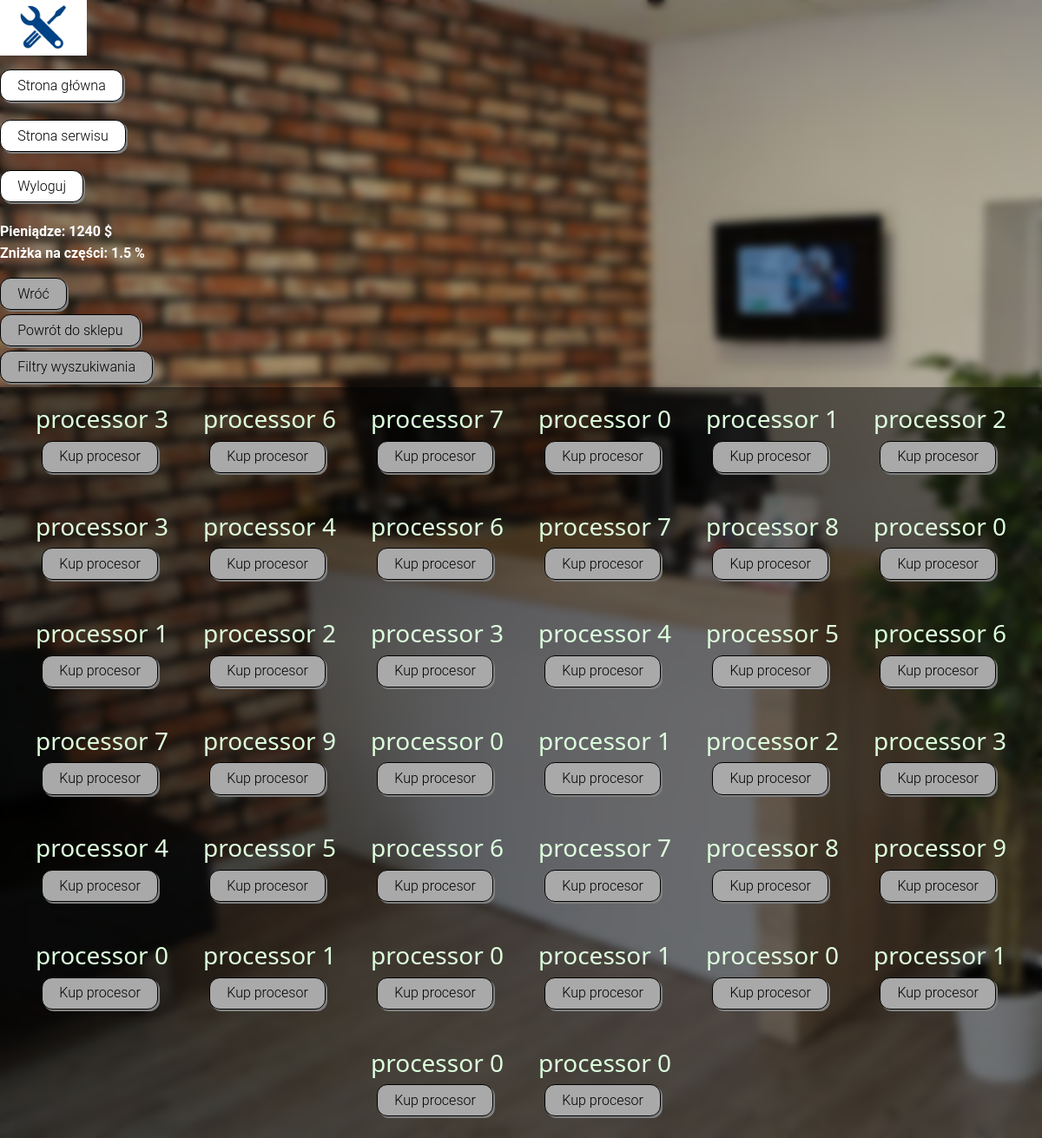
/game/shop/processors (signed in), run on the app's committed database.
### service_app/models.py (models this page shows)
class Processor(models.Model):
    name = models.CharField(max_length=64)
    socket = models.CharField(max_length=10, choices=SOCKET_CHOICES)
    cores = models.PositiveSmallIntegerField()
    threads = models.PositiveSmallIntegerField()
    watts = models.PositiveSmallIntegerField()
    ghz = models.FloatField(default=1.0)
    user = models.ForeignKey(User_auth, on_delete=models.CASCADE, null=True)
    price = models.FloatField(default=0)

### shop/views.py (the view, shortened to what this page needs)
# urls.py: path('processors', ProcessorsList.as_view()),
class ProcessorsList(LoginRequiredMixin, View):
    login_url = '/accounts/login/'
    def get(self, request):
        processors = Processor.objects.filter(user=None)
        wallet = Wallet.objects.get(user=request.user).money_amount
        level = Level.objects.get(user=request.user).discount * 100
        return render(request, 'shop_lists/shop_processors_list.html', {'processors': processors,
                                                                        'wallet': wallet,
                                                                        'discount': level})

### templates/shop_lists/shop_processors_list.html (shortened to what this page needs)
<!DOCTYPE html>
<html lang="en">
<head>
    {% load static %}
    <link href="https://cdn.jsdelivr.net/npm/bootstrap@5.1.2/dist/css/bootstrap.min.css" rel="stylesheet">
    <link rel="stylesheet" type=text/css href="{% static "game/service_style.css" %}">
</head>
<body>
{% include 'navbar_2.html' %}
<b>Pieniądze: {{ wallet }} $</b>
<p><b>Zniżka na części: {{ discount }} %</b></p>
<input type="button" value="Wróć" onclick="history.back()"><br>
<input type="button" value="Powrót do sklepu" onclick="location.href='/game/shop/'"><br>
<input type="button" data-bs-toggle="modal" value="Filtry wyszukiwania" data-bs-target="#popup">
<section>
    {% for processor in processors %}
        <article>
        <h3>{{ processor.name }}</h3>
        <input type="button" value="Kup procesor" onclick="location.href='/game/shop/processor_buy/{{ processor.pk }}';">
        </article>
    {% endfor %}
</section>
</body>
</html>

### templates/navbar_2.html
{% load static %}
<header id="navbar">
    <p><img src="{% static 'game/service_logo.jpg' %}" alt="service" id="logo"></p>
    <p><a href="/main/">Strona główna</a></p>
    <p><a href="/game/">Strona serwisu</a></p>
    <p><a href="accounts/logout/">Wyloguj</a></p>
</header>

### game/static/game/service_style.css (style rules this page uses)
a { display: inline-block; padding: 0.35em 1.2em; border: 1px solid black; margin: 0 0.3em 0.3em 0; border-radius: 12px; box-sizing: border-box; text-decoration: none; font-family: 'Roboto', sans-serif; font-weight: 300; color: black; text-align: center; box-shadow: 2px 2px gray; background-color: white; }
input[type='button'] { display: inline-block; padding: 0.35em 1.2em; border: 1px solid black; margin: 0 0.3em 0.3em 0; border-radius: 12px; box-sizing: border-box; text-decoration: none; font-family: 'Roboto', sans-serif; font-weight: 300; color: black; cursor: pointer; box-shadow: 2px 2px gray; background-color: darkgray; transition-duration: 0.4s; }
#navbar { width: 20%; }
section { display: flex; justify-content: center; flex-direction: row; flex-wrap: wrap; overflow: auto; color: #ddffdd; background-color: rgba(0, 0, 0, 0.5) }
article { margin: 20px; overflow: hidden; text-align: center; }
#logo { height: 10%; width: 100px; text-align: left; }
b { color: white; font-family: "Roboto", "Lucida Grande", "DejaVu Sans", "Bitstream Vera Sans", Verdana, Arial, sans-serif; }
body { height: 100%; width: 100%; background-image: url("wallpapers/game_page.jpg"); background-size: cover; backdrop-filter: blur(5px); }

### data on the page
Processor: name "processor 3"
Processor: name "processor 6"
Processor: name "processor 7"
Processor: name "processor 0"
Processor: name "processor 1"
Processor: name "processor 2"
Processor: name "processor 3"
Processor: name "processor 4"
Processor: name "processor 6"
Processor: name "processor 7"
Processor: name "processor 8"
Processor: name "processor 0"
Processor: name "processor 1"
Processor: name "processor 2"
Processor: name "processor 3"
Processor: name "processor 4"
Processor: name "processor 5"
Processor: name "processor 6"
Processor: name "processor 7"
Processor: name "processor 9"
Processor: name "processor 0"
Processor: name "processor 1"
Processor: name "processor 2"
Processor: name "processor 3"
Processor: name "processor 4"
Processor: name "processor 5"
Processor: name "processor 6"
Processor: name "processor 7"
Processor: name "processor 8"
Processor: name "processor 9"
Processor: name "processor 0"
Processor: name "processor 1"
Processor: name "processor 0"
Processor: name "processor 1"
Processor: name "processor 0"
Processor: name "processor 1"
Processor: name "processor 0"
Processor: name "processor 0"

### other printed values
{{ wallet }} "1240"
{{ discount }} "1.5"
